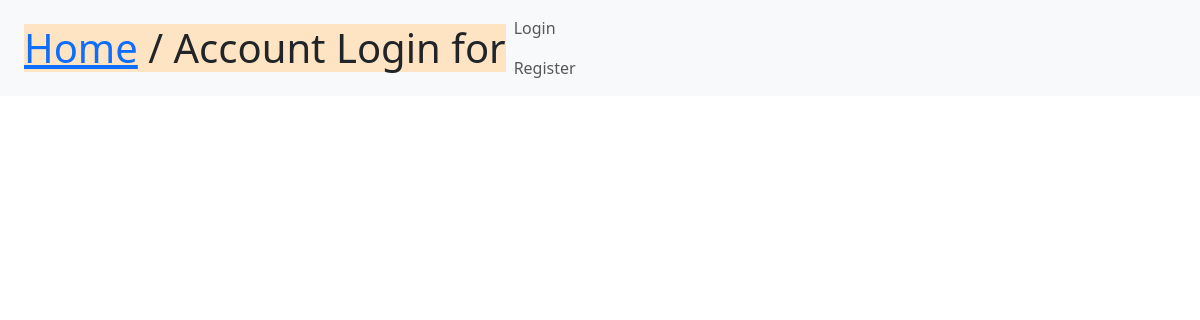
The app's page /audiobooks/, older data.
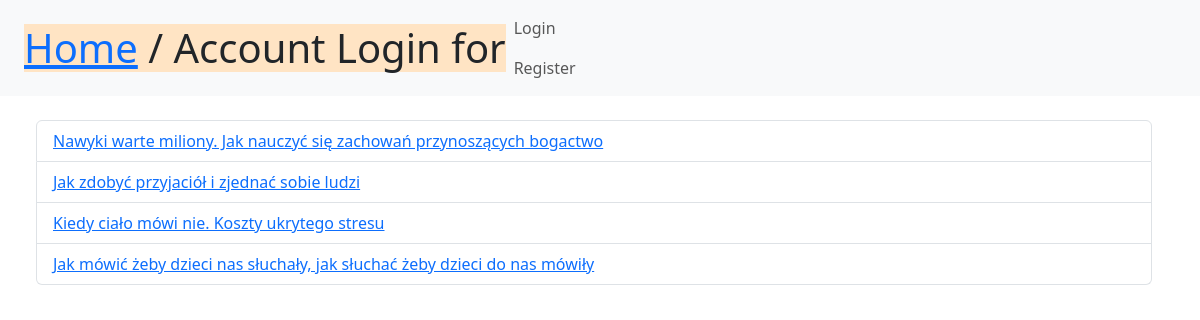
The same page, newer data.
### media/models.py (models this page shows, shortened)
class Audiobook(models.Model):
    time = models.IntegerField()
    authors = models.ManyToManyField(Author, related_name="audiobooks")  # , related_name="audiobooks", through="Book"
    categories = models.ManyToManyField('Category')
    book = models.ForeignKey(Book, blank=False, null=True, on_delete=models.CASCADE)

class Book(models.Model):
    title = models.CharField(max_length=150)
    year = models.IntegerField(validators=[validate_year])
    authors = models.ManyToManyField(Author, related_name="books")
    categories = models.ManyToManyField(Category)
    relimg = models.ImageField(upload_to='profile_images', default='test.png')

### media/views.py (the view)
# urls.py: path('audiobooks/', AudiobooksView.as_view(), name='view_audiobooks'),
class AudiobooksView(View):
    def get(self, request):
        audiobuki = Audiobook.objects.all()
        return render(request, 'listy2audiobooks.html', {'audiobooks': audiobuki})

### media/templates/listy2audiobooks.html
{% extends 'base.html' %}
{% block content %}
    <ul class="list-group">
        {% for audiobook in audiobooks.all %}
        <div class="list-group-item"><a href="/audiobooks/{{ audiobook.id }}">
            {{audiobook.book.title}}
        </a></div>
        {% endfor %}
    </ul>
{% endblock %}

Row changes from the older to the newer data that the page shows:
added Audiobook: book "Nawyki warte miliony. Jak nauczyć się zachowań przynoszących bogactwo"
added Audiobook: book "Jak zdobyć przyjaciół i zjednać sobie ludzi"
added Audiobook: book "Kiedy ciało mówi nie. Koszty ukrytego stresu"
added Audiobook: book "Jak mówić żeby dzieci nas słuchały, jak słuchać żeby dzieci do nas mówiły"
